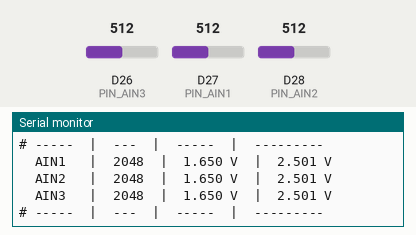
This sketch was run on a simulated Arduino Due. Shown: the last lines printed to the serial monitor. Inputs (shaded band) come from the test bench; at power-on: D26 (PIN_AIN3) = 512, D27 (PIN_AIN1) = 512, D28 (PIN_AIN2) = 512 (analog values on the 0–1023 scale).

Above: at 1.3 s.
1.4 s: D26 (PIN_AIN3) set to 122
At 1.9 s:
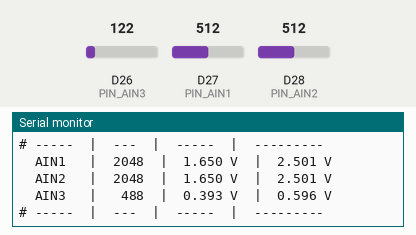
3.5 s: D27 (PIN_AIN1) set to 0
5.5 s: D28 (PIN_AIN2) set to 716
At 5.9 s:
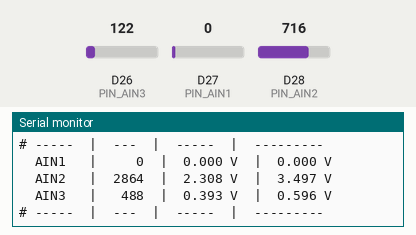
7.0 s: D26 (PIN_AIN3) set to 0
At 7.4 s:
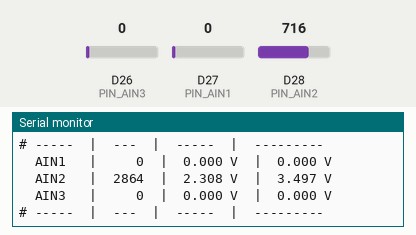
8.5 s: D27 (PIN_AIN1) set to 122
10.0 s: D28 (PIN_AIN2) set to 900
At 10.4 s:
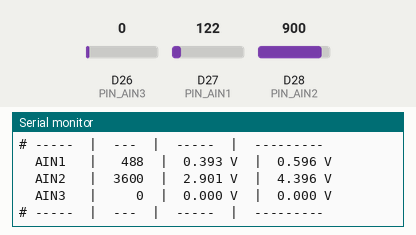
Timing chart, 0 to 12.5 s (numbered marks = the images above; inputs shaded):
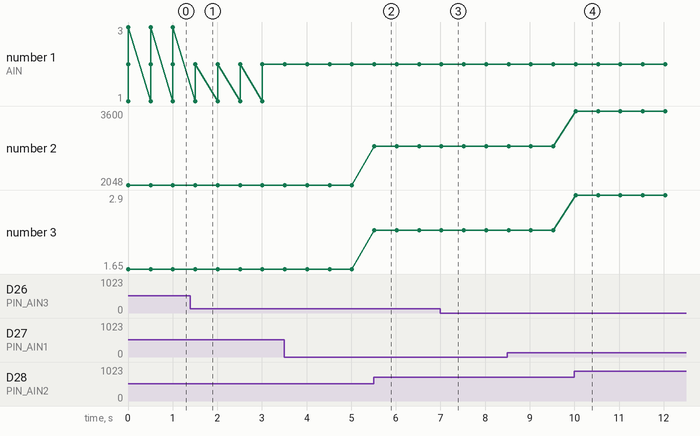

The sketch:

test_analog.ino
```cpp
// ═══════════════════════════════════════════════════════════
//  Test Entradas Analógicas — Raspberry Pi Pico 2
//  Divisor 17K/33K → factor 0.66 → rango entrada 0-5V
// ═══════════════════════════════════════════════════════════
//
//  Pines ADC:
//    GP26 (ADC0) → AIN3
//    GP27 (ADC1) → AIN1
//    GP28 (ADC2) → AIN2
//
//  Para probar:
//    - Conecta AIN a GND     → debe leer ~0.00 V
//    - Conecta AIN a 3.3V    → debe leer ~3.30 V entrada
//    - Conecta AIN a VSYS 5V → debe leer ~5.00 V entrada
// ═══════════════════════════════════════════════════════════

#define PIN_AIN1  27   // GP27 → ADC1
#define PIN_AIN2  28   // GP28 → ADC2
#define PIN_AIN3  26   // GP26 → ADC0

// Divisor de tensión: 17K serie + 33K a GND → ratio 33/50
#define DIVIDER_RATIO  (33.0f / 50.0f)   // 0.66
#define ADC_REF        3.3f
#define ADC_MAX        4095.0f

float adcToInputVoltage(int raw) {
  float v_adc = raw * ADC_REF / ADC_MAX;
  return v_adc / DIVIDER_RATIO;
}

void setup() {
  Serial.begin(115200);
  { unsigned long t0 = millis(); while (!Serial && millis() - t0 < 3000) delay(10); }

  analogReadResolution(12);  // 12 bits: 0-4095

  Serial.println("# ═══════════════════════════════════════");
  Serial.println("#  Test Analogicas — Pico 2");
  Serial.println("#  Lectura cada 500ms");
  Serial.println("#  Conecta AIN a GND, 3.3V o 5V para verificar");
  Serial.println("# ═══════════════════════════════════════");
  Serial.println("# Canal  |  Raw  |  V_ADC  |  V_Entrada");
  Serial.println("# -----  |  ---  |  -----  |  ---------");
}

void loop() {
  int raw1 = analogRead(PIN_AIN1);
  int raw2 = analogRead(PIN_AIN2);
  int raw3 = analogRead(PIN_AIN3);

  Serial.printf("  AIN1   |  %4d  |  %.3f V  |  %.3f V\n",
    raw1, raw1 * ADC_REF / ADC_MAX, adcToInputVoltage(raw1));
  Serial.printf("  AIN2   |  %4d  |  %.3f V  |  %.3f V\n",
    raw2, raw2 * ADC_REF / ADC_MAX, adcToInputVoltage(raw2));
  Serial.printf("  AIN3   |  %4d  |  %.3f V  |  %.3f V\n",
    raw3, raw3 * ADC_REF / ADC_MAX, adcToInputVoltage(raw3));
  Serial.println("# -----  |  ---  |  -----  |  ---------");

  delay(500);
}
```

Measured:
- after the input at 1.4 s, the serial monitor: prints a new line after 0.11 s (image 1)
- after the input at 5.5 s, the serial monitor: prints a new line at once (image 2)
- after the input at 7.0 s, the serial monitor: prints a new line at once (image 3)
- after the input at 10.0 s, the serial monitor: prints a new line at once (image 4)
- plotted number 2: 2048 → 2864 after the input at 5.5 s, 2864 → 3600 after the input at 10.0 s
- plotted number 3: 1.65 → 2.31 after the input at 5.5 s, 2.31 → 2.9 after the input at 10.0 s
